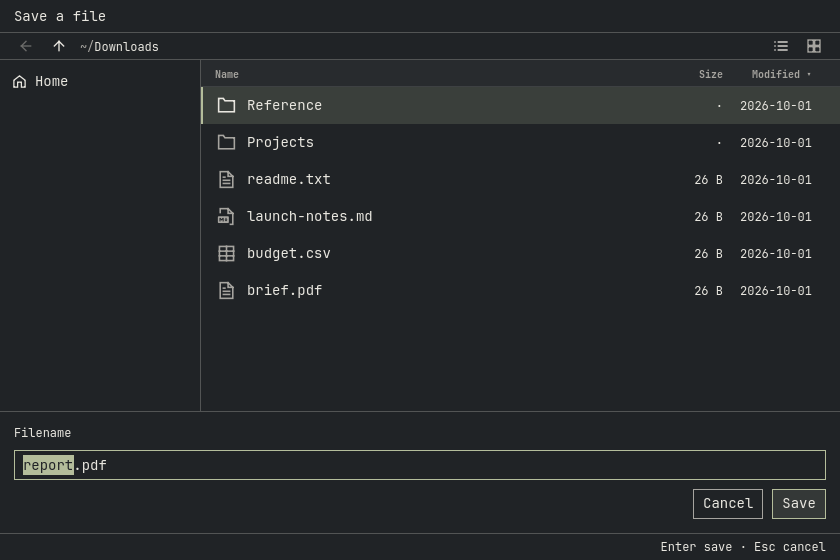
#> input picture frames/before-01-path-click.png, 840 x 560 px; its folder holds 4 pictures in this run
$ python compose.py
#> lines starting #> are read from the running program, lines starting #| are printed output that depends on the picture
#!/usr/bin/env python3
"""Add captions outside genuine QML captures; no interface pixels are redrawn."""
from pathlib import Path
import json
import re
from PIL import Image, ImageDraw, ImageFont

ROOT = Path(__file__).resolve().parent
FRAMES = ROOT / 'frames'
OUT = ROOT / 'published'
OUT.mkdir(exist_ok=True)
FONT = ImageFont.truetype('DejaVuSans.ttf', 16)
SMALL = ImageFont.truetype('DejaVuSans.ttf', 12)
BG = '#141719'
INK = '#ecebe5'
MUTED = '#b4bd9b'

def card(variant, frame, title, crop=None):
#> called with variant = 'before', frame = '01-path-click'
    image = Image.open(FRAMES / f'{variant}-{frame}.png').convert('RGB')
#> image is the input picture: PIL image 840x560 RGB; mean R, G, B 37, 40.1, 42.4
    assert image.size == (840, 560)
    if crop:
        image = image.crop(crop)
    result = Image.new('RGB', (840, image.height + 68), BG)
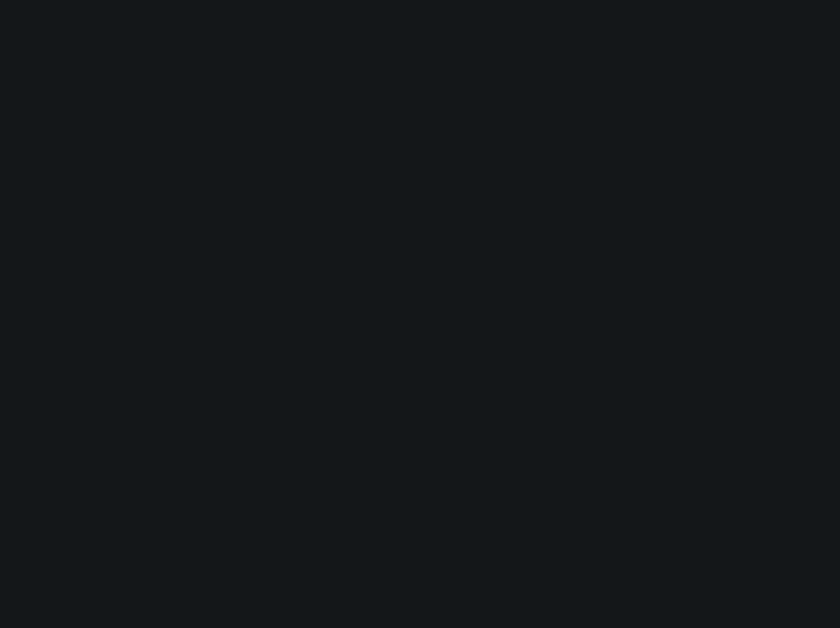
#> result: PIL image 840x628 RGB; mean R, G, B 20, 23, 25
    draw = ImageDraw.Draw(result)
    draw.text((14, 7), 'BEFORE: upstream main' if variant == 'before' else 'AFTER: PR #338', font=SMALL, fill=MUTED)
    draw.text((14, 26), title, font=FONT, fill=INK)
    result.paste(image, (0, 50))
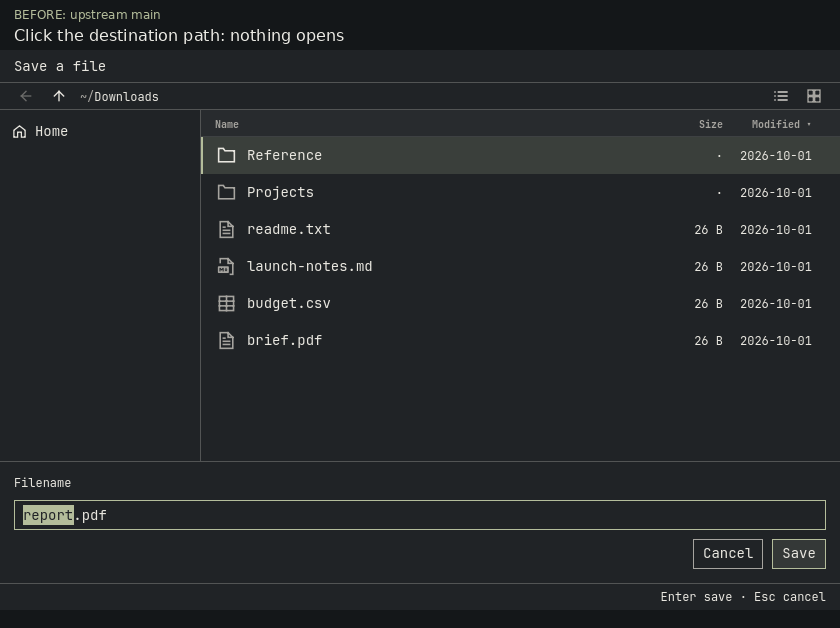
#> result: PIL image 840x628 RGB; mean R, G, B 35.7, 38.8, 41
    draw.text((14, image.height + 54), 'Actual QML capture | synthetic files | report.pdf remains unchanged', font=SMALL, fill=INK)
    return result

def stack(*images):
    result = Image.new('RGB', (840, sum(i.height for i in images) + 12 * (len(images) - 1)), '#33383a')
    y = 0
    for image in images:
        result.paste(image, (0, y))
        y += image.height + 12
    return result

sequence = [
    ('before', '01-path-click', 'Click the destination path: nothing opens', 1800),
    ('after', '01-path-click', 'Click the destination path: selected input opens', 2400),
    ('before', '02-hidden-files', 'No visible control for showing dotfiles', 1600),
    ('after', '02-hidden-files', 'Click the eye: .env.example and .draft-notes.txt appear', 2600),
    ('before', '06-grid-huge', 'Three Ctrl+wheel-up notches: icons stay Medium', 1800),
    ('after', '03-grid-medium', 'Start in Grid at Medium', 1200),
    ('after', '04-grid-wheel-up', 'Ctrl+wheel up: Large', 1200),
    ('after', '05-grid-wheel-up-again', 'Ctrl+wheel up again: Extra large', 1200),
    ('after', '06-grid-huge', 'Ctrl+wheel up again: Huge', 2200),
    ('after', '07-grid-wheel-down', 'Ctrl+wheel down: back to Extra large', 1800),
]
images = [card(v, f, title) for v, f, title, _ in sequence]
#> (the run stopped early here; a loop or call above may not have finished)
